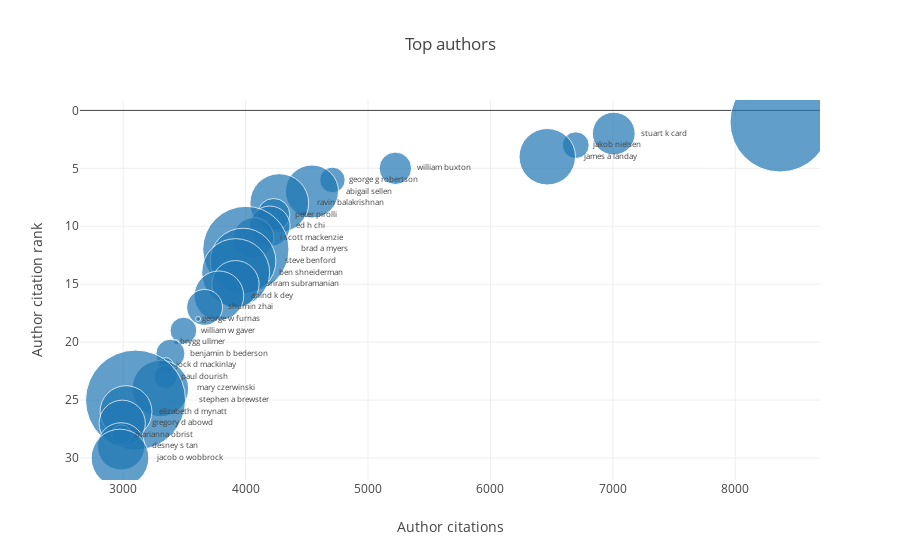

The cell this chart's notebook holds for it:
### Markdown cell above
# Top authors

### Code cell
top_authors = pd.merge(left=chi_contributions, right=chi[['paperid', 'citationcount']], 
                       left_on='paperid', right_on='paperid')
top_authors = top_authors.groupby(['authorid', 'name']).agg({'paperid': 'count', 'citationcount':'sum'})\
                         .sort_values('citationcount', ascending=False)[:TOP_N].reset_index()
top_authors['citationrank'] = top_authors.index + 1

min_max_scaler = preprocessing.MinMaxScaler((5, 100))

trace0 = go.Scatter(
    x=top_authors.citationcount,
    y=top_authors.citationrank,
    text=top_authors.name,
    textposition='middle right',
    textfont=dict(size=8),
    mode='markers+text',
#     marker=dict(size=5)
    marker=dict(size=min_max_scaler.fit_transform(top_authors[['paperid']]))
)

layout = go.Layout(title='Top authors',
                   xaxis=dict(title='Author citations'),
                   yaxis=dict(title='Author citation rank',
                              autorange='reversed'))

fig = go.Figure(data=[trace0], layout=layout)
plotly.offline.iplot(fig)
pio.write_image(fig, 'reports/images/chi_top_authors.png')

### Figure 1 — Plotly figure (JSON) as saved in the notebook; plotly's stock layout.template omitted (floating-point values rounded to 4 significant figures)
{"data": [{"marker": {"size": [[100], [42.77], [26.75], [56.51], [32.47], [25.6], [53.07], [58.8], [32.47], [40.48], [40.48], [86.27], [65.66], [67.95], [47.35], [49.64], [35.9], [5], [26.75], [5], [29.04], [15.3], [23.31], [56.51], [100], [51.93], [46.2], [19.88], [47.35], [57.65]]}, "mode": "markers+text", "text": ["hiroshi ishii", "stuart k card", "jakob nielsen", "james a landay", "william buxton", "george g robertson", "abigail sellen", "ravin balakrishnan", "peter pirolli", "ed h chi", "i scott mackenzie", "brad a myers", "steve benford", "ben shneiderman", "sriram subramanian", "anind k dey", "shumin zhai", "george w furnas", "william w gaver", "brygg ullmer", "benjamin b bederson", "jock d mackinlay", "paul dourish", "mary czerwinski", "stephen a brewster", "elizabeth d mynatt", "gregory d abowd", "marianna obrist", "desney s tan", "jacob o wobbrock"], "textfont": {"size": 8}, "textposition": "middle right", "type": "scatter", "uid": "83185d8d-f93f-4828-9b05-909de8f4f211", "x": [8365, 7007, 6697, 6464, 5223, 4709, 4542, 4275, 4229, 4198, 4066, 4002, 3979, 3919, 3917, 3782, 3665, 3612, 3492, 3433, 3386, 3348, 3347, 3304, 3101, 3023, 2992, 2986, 2983, 2974], "y": [1, 2, 3, 4, 5, 6, 7, 8, 9, 10, 11, 12, 13, 14, 15, 16, 17, 18, 19, 20, 21, 22, 23, 24, 25, 26, 27, 28, 29, 30]}], "layout": {"title": {"text": "Top authors"}, "xaxis": {"title": {"text": "Author citations"}}, "yaxis": {"autorange": "reversed", "title": {"text": "Author citation rank"}}}}
